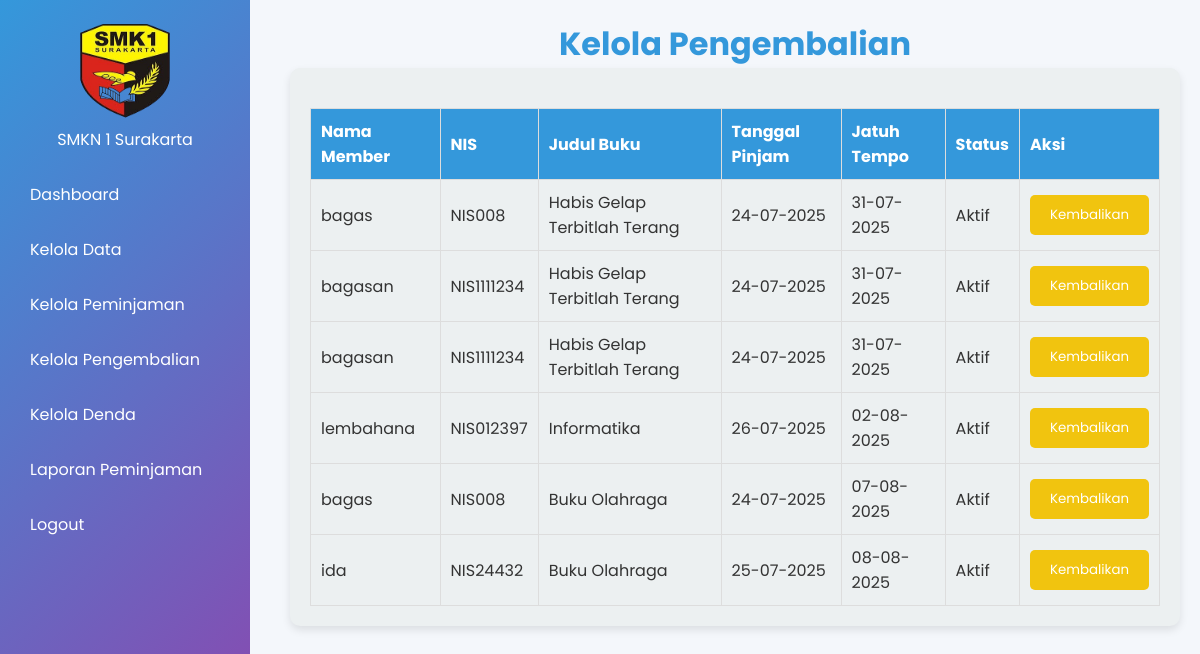
Page /admin/manage_returns.php (signed in) on the committed database.
### tables this page shows
CREATE TABLE `loans` (
  `id` int NOT NULL,
  `member_id` int NOT NULL,
  `book_id` int NOT NULL,
  `loan_date` datetime NOT NULL,
  `due_date` datetime NOT NULL,
  `return_date` datetime DEFAULT NULL,
  `status` enum('active','overdue','returned') DEFAULT 'active',
  `fine` decimal(10,2) DEFAULT '0.00',
  `extension_count` int NOT NULL DEFAULT '0',
  `pickup_status` enum('pending','instructed','taken') DEFAULT 'pending'
);

CREATE TABLE `members` (
  `id` int NOT NULL,
  `name` varchar(100) NOT NULL,
  `email` varchar(100) NOT NULL,
  `nis` varchar(20) NOT NULL,
  `jurusan` varchar(50) DEFAULT NULL,
  `no_hp` varchar(15) DEFAULT NULL,
  `kelas` varchar(50) DEFAULT NULL,
  `password` varchar(100) NOT NULL,
  `card_expiry_date` date NOT NULL,
  `photo` varchar(255) DEFAULT 'assets/images/default.png'
);

CREATE TABLE `books` (
  `id` int NOT NULL,
  `title` varchar(100) NOT NULL,
  `author` varchar(100) NOT NULL,
  `year` int NOT NULL,
  `isbn` varchar(13) NOT NULL,
  `stock` int NOT NULL,
  `status` enum('available','unavailable') DEFAULT 'available',
  `cover` varchar(255) DEFAULT NULL,
  `description` text
);

### admin/manage_returns.php (the view, shortened to what this page needs)
<!DOCTYPE html>
<html lang="id">
<head>
    <link rel="stylesheet" href="../assets/css/style.css">
</head>
<body>
    <?php
    require_once '../config/db_connect.php';
    $stmt = $pdo->prepare("SELECT l.*, m.name AS member_name, m.nis, b.title AS book_title
                         FROM loans l
                         JOIN members m ON l.member_id = m.id
                         JOIN books b ON l.book_id = b.id
                         WHERE l.status IN ('active', 'overdue')
                         ORDER BY l.due_date ASC");
    $stmt->execute();
    $loans = $stmt->fetchAll();
    ?>
    <div class="container">
        <aside class="sidebar">
            <div class="logo">
                <img src="../assets/images/smkn1-logo.png" alt="SMKN 1 Surakarta">
                <br> SMKN 1 Surakarta
            </div>
            <nav>
                <ul>
                    <li><a href="dashboard.php">Dashboard</a></li>
                    <li class="dropdown">
                        <a href="#">Kelola Data</a>
                    </li>
                    <li><a href="manage_loans.php">Kelola Peminjaman</a></li>
                    <li><a href="manage_returns.php">Kelola Pengembalian</a></li>
                    <li><a href="manage_fines.php">Kelola Denda</a></li>
                    <li><a href="loan_report.php">Laporan Peminjaman</a></li>
                    <li><a href="../config/auth.php?logout=1">Logout</a></li>
                </ul>
            </nav>
        </aside>
        <main class="main-content">
            <h1 style="text-align: center;">Kelola Pengembalian</h1>
            <section class="dashboard-section">
                <table>
                    <tr>
                        <th>Nama Member</th>
                        <th>NIS</th>
                        <th>Judul Buku</th>
                        <th>Tanggal Pinjam</th>
                        <th>Jatuh Tempo</th>
                        <th>Status</th>
                        <th>Aksi</th>
                    </tr>
                    <?php if (empty($loans)): ?>
                        <tr><td colspan="7">Tidak ada peminjaman untuk dikembalikan.</td></tr>
                    <?php else: ?>
                        <?php foreach ($loans as $loan): ?>
                            <tr>
                                <td><?php echo htmlspecialchars($loan['member_name']); ?></td>
                                <td><?php echo htmlspecialchars($loan['nis']); ?></td>
                                <td><?php echo htmlspecialchars($loan['book_title']); ?></td>
                                <td><?php echo date('d-m-Y', strtotime($loan['loan_date'])); ?></td>
                                <td><?php echo date('d-m-Y', strtotime($loan['due_date'])); ?></td>
                                <td><?php echo $loan['status'] === 'active' ? 'Aktif' : 'Terlambat'; ?></td>
                                <td>
                                    <form method="POST" style="display:inline;">
                                        <button type="submit" name="return_loan" class="btn confirm-btn" onclick="return confirm('Proses pengembalian buku ini?')">Kembalikan</button>
                                    </form>
                                </td>
                            </tr>
                        <?php endforeach; ?>
                    <?php endif; ?>
                </table>
            </section>
        </main>
    </div>
</body>
</html>

### assets/css/style.css (style rules this page uses)
* { margin: 0; padding: 0; box-sizing: border-box; font-family: 'Poppins', sans-serif; }
body { background: #f4f7fb; color: #333; }
.container { display: flex; min-height: 100vh; }
.sidebar { width: 250px; background: linear-gradient(135deg, #3498db, #8e44ad); color: white; padding: 20px; position: fixed; height: 100%; overflow-y: auto; }
.logo { text-align: center; margin-bottom: 20px; }
.logo img { width: 100px; height: 100px; }
nav ul { list-style: none; }
nav ul li { margin: 10px 0; }
nav ul li a { color: white; text-decoration: none; padding: 10px; display: block; border-radius: 5px; transition: all 0.3s ease; }
.dropdown { position: relative; }
.main-content { margin-left: 270px; padding: 20px; flex-grow: 1; }
h1, h2, h3 { color: #3498db; }
.auth-section, .dashboard-section { background: #ecf0f1; padding: 20px; border-radius: 10px; box-shadow: 0 4px 8px rgba(0,0,0,0.1); margin-bottom: 20px; }
.btn { background: #2ecc71; color: white; padding: 10px 20px; border: none; border-radius: 5px; cursor: pointer; transition: all 0.3s ease; }
.confirm-btn { background: #f1c40f; }
table { width: 100%; border-collapse: collapse; margin-top: 20px; background: #ecf0f1; }
table th, table td { padding: 10px; text-align: left; border: 1px solid #ddd; }
table th { background: #3498db; color: white; }

### rows in the picture
loans: member.name "bagas", member.nis "NIS008", book.title "Habis Gelap Terbitlah Terang", loan_date "24-07-2025", due_date "31-07-2025", status "Aktif"
loans: member.name "bagasan", member.nis "NIS1111234", book.title "Habis Gelap Terbitlah Terang", loan_date "24-07-2025", due_date "31-07-2025", status "Aktif"
loans: member.name "bagasan", member.nis "NIS1111234", book.title "Habis Gelap Terbitlah Terang", loan_date "24-07-2025", due_date "31-07-2025", status "Aktif"
loans: member.name "lembahana", member.nis "NIS012397", book.title "Informatika", loan_date "26-07-2025", due_date "02-08-2025", status "Aktif"
loans: member.name "bagas", member.nis "NIS008", book.title "Buku Olahraga", loan_date "24-07-2025", due_date "07-08-2025", status "Aktif"
loans: member.name "ida", member.nis "NIS24432", book.title "Buku Olahraga", loan_date "25-07-2025", due_date "08-08-2025", status "Aktif"
